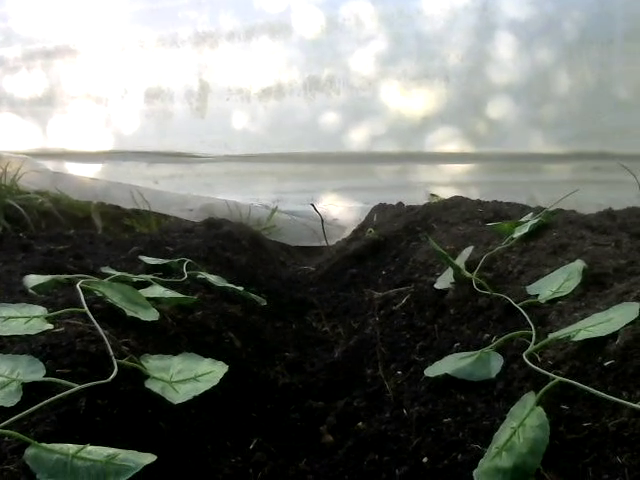
#> input picture IMG_TEST/frame432.png, 640 x 480 px
$ python watershed_HPF.py   (older library calls are emulated)
#> lines starting #> are read from the running program, lines starting #| are printed output that depends on the picture; after the words box and inside, x2 and y2 are one past the last pixel; in counts of white or black regions, pixels touching at a corner belong together
import matplotlib.pyplot as plt
import numpy as np
from skimage.morphology import disk
import cv2
import time

img=cv2.imread("./frame432.png")
#> img is the input picture: shape (480, 640, 3); mean B, G, R 101.9, 108, 104.4
r=cv2.equalizeHist(img[:,:,0])
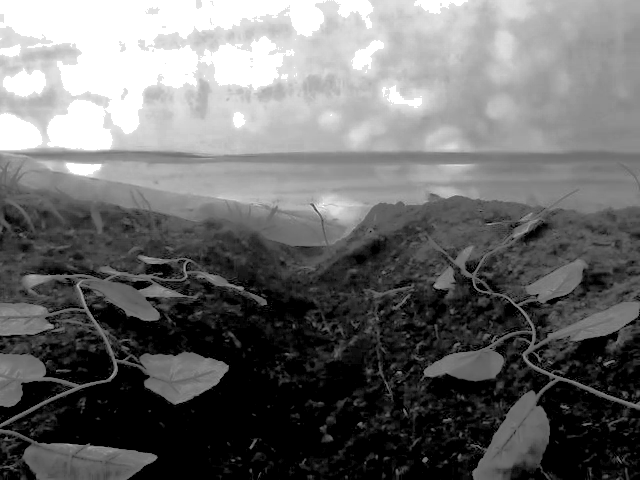
#> r: shape (480, 640); min 0, max 255, mean 107.6
g=cv2.equalizeHist(img[:,:,1])
b=cv2.equalizeHist(img[:,:,2])
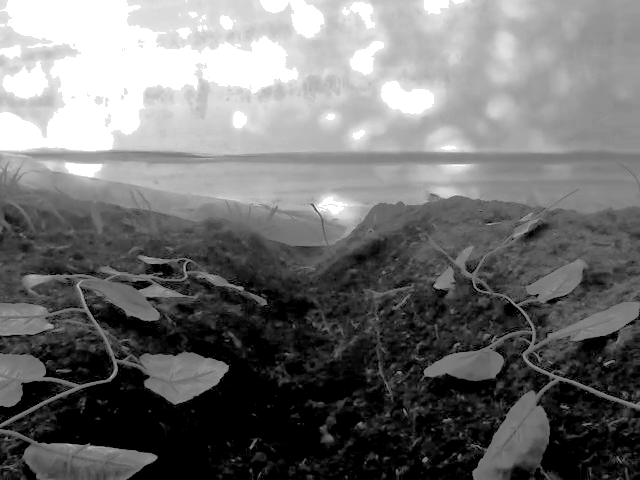
#> b: shape (480, 640); min 0, max 255, mean 113.3
kernel = disk(11)
kernel2 =disk(1)

# [11 lines of commented-out code are left out]


img=g

start = time.time()

hpf = cv2.adaptiveThreshold(img,255,cv2.ADAPTIVE_THRESH_GAUSSIAN_C,cv2.THRESH_BINARY_INV,61,30)
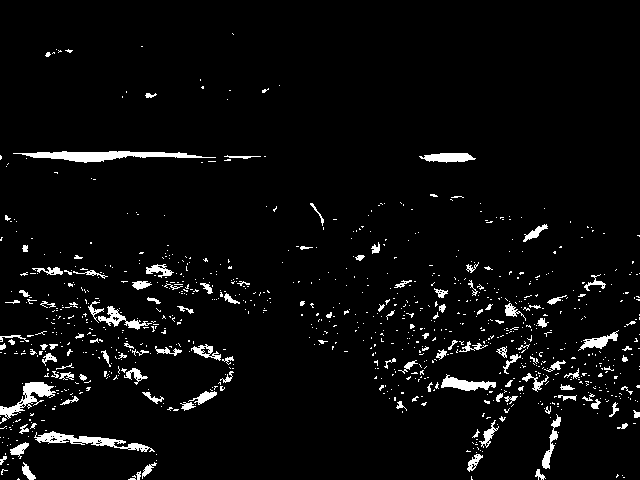
#> hpf: shape (480, 640); 4.3% white; 926 white regions (807 under 20 px), largest, box (x1, y1, x2, y2) and area: (13, 151, 216, 163) 1142, (34, 431, 155, 452) 781, (0, 382, 56, 419) 672
#hpf = cv2.adaptiveThreshold(hpf,255,cv2.ADAPTIVE_THRESH_GAUSSIAN_C,cv2.THRESH_BINARY_INV,61,30)

denoised = hpf#cv2.medianBlur(hpf,5)

# [6 lines of commented-out code are left out]

_,denoised = cv2.threshold(denoised,0,255,cv2.THRESH_BINARY+cv2.THRESH_OTSU)


markers = cv2.dilate(denoised,kernel,iterations = 1)
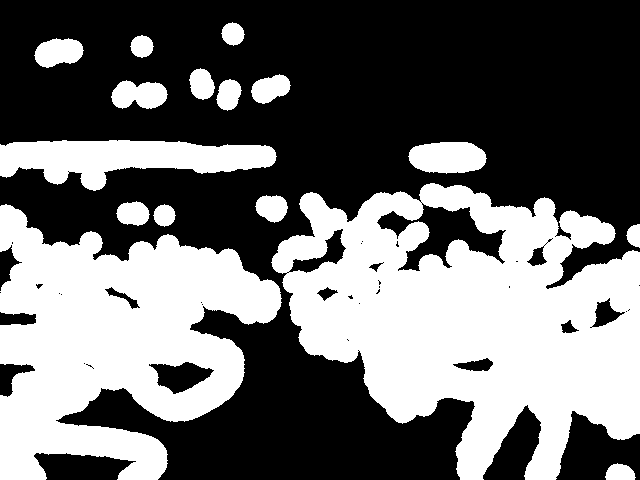
#> markers: shape (480, 640); 42.3% white; 16 white regions, largest, box (x1, y1, x2, y2) and area: (271, 183, 640, 480) 66392, (0, 204, 282, 480) 45772, (0, 140, 277, 191) 8288
markers = 255 - cv2.erode(markers,kernel2,iterations=1)
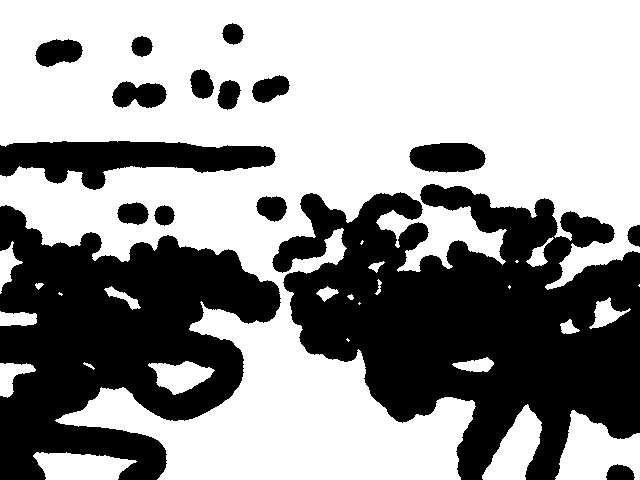
#> markers: shape (480, 640); 59.6% white; 16 black regions, largest, box (x1, y1, x2, y2) and area: (272, 184, 640, 480) 63832, (0, 205, 281, 480) 44148, (0, 141, 276, 190) 7685
ret, markers_ = cv2.connectedComponents(markers)
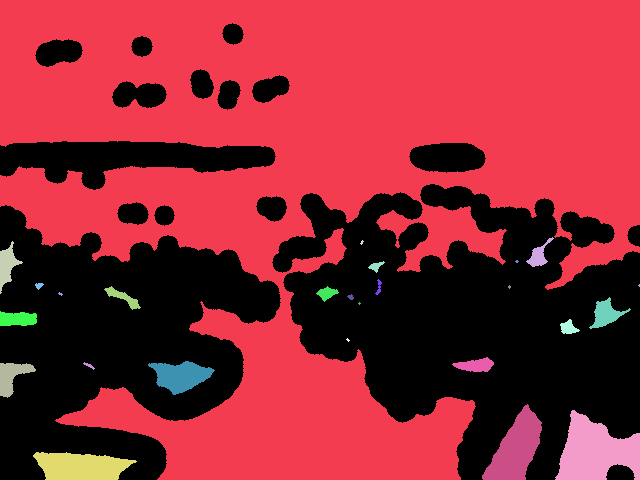
#> markers_: shape (480, 640) int32; 27 distinct labels, from 0 to 26; one colour per label, 0 black
#> ret = 27

# process the watershed
k=cv2.merge((img,img,img))
labels=cv2.watershed(k,markers_)
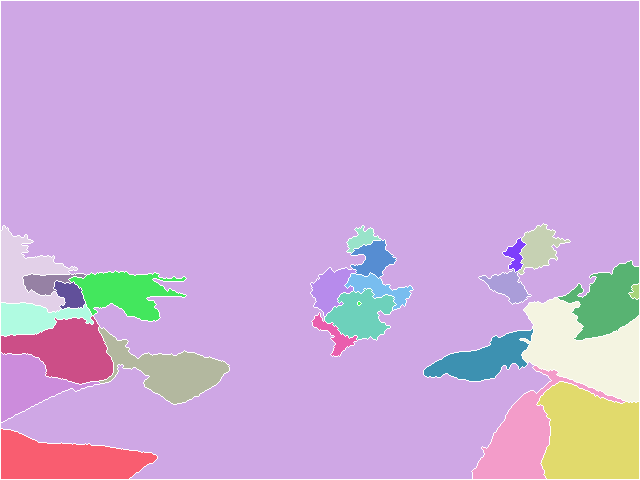
#> labels: shape (480, 640) int32; 27 distinct labels, from -1 to 26; one colour per label, 0 black, -1 white

end = time.time()
print((end-start))

# display results
fig, axes = plt.subplots(nrows=2, ncols=2, figsize=(8, 8),
                         sharex=True, sharey=True)
ax = axes.ravel()

ax[0].imshow(img, cmap=plt.cm.gray)
ax[0].set_title("Original")

ax[1].imshow(hpf, cmap=plt.cm.nipy_spectral)
ax[1].set_title("Image under HPF")

ax[2].imshow(markers, cmap=plt.cm.nipy_spectral)
ax[2].set_title("Markers")

ax[3].imshow(img, cmap=plt.cm.gray)
ax[3].imshow(labels, cmap=plt.cm.nipy_spectral, alpha=.5)
ax[3].set_title("Segmented")

for a in ax:
    a.axis('off')

fig.tight_layout()
plt.show()

metod='hpf'

"""
plt.imsave('./gradient_'+str(metod)+'.png',hpf,cmap=plt.cm.nipy_spectral)
plt.imsave('./markers_'+str(metod)+'.png',markers,cmap=plt.cm.nipy_spectral)
plt.imsave('./segmented_'+str(metod)+'.png',labels,cmap=plt.cm.nipy_spectral)
"""

$ run again, with IMG_TEST/c12.png copied over IMG_TEST/frame432.png
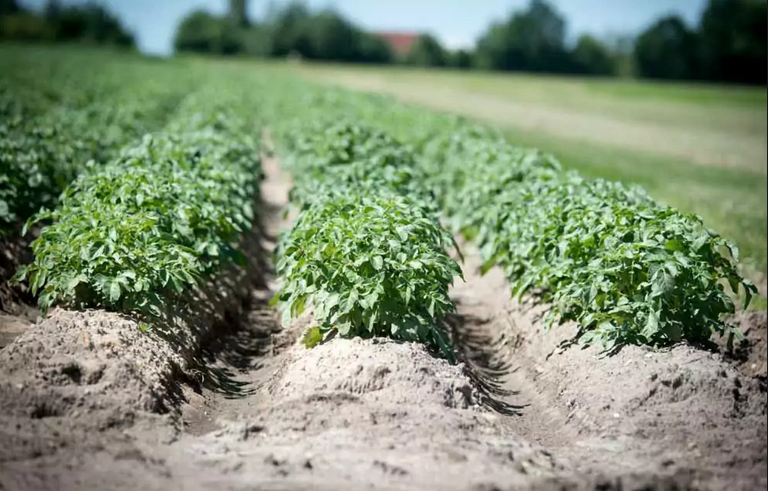
#> input picture IMG_TEST/c12.png, 768 x 491 px
#> img is the input picture: shape (491, 768, 3); mean B, G, R 114.5, 140.9, 125.8
#> hpf: shape (491, 768); 18.7% white; 1675 white regions (1212 under 20 px), largest, box (x1, y1, x2, y2) and area: (301, 252, 532, 417) 4265, (556, 288, 721, 360) 2492, (49, 278, 189, 355) 2361
#> `ret, markers_ = cv2.connectedComponents(markers)`:
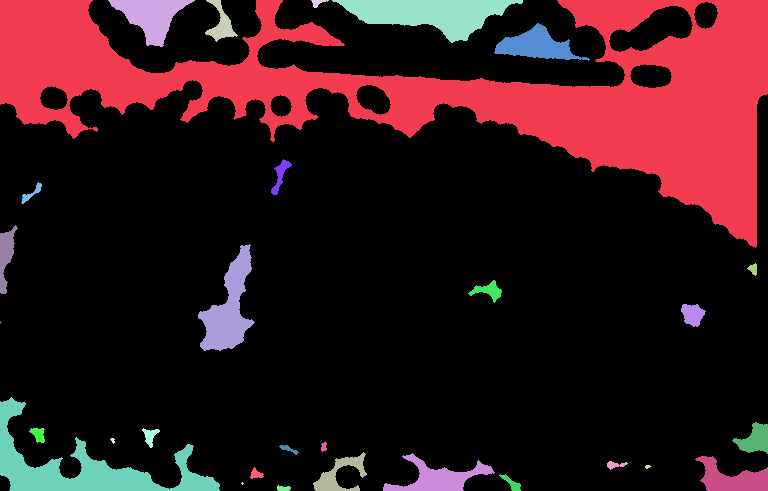
#> markers_: shape (491, 768) int32; 31 distinct labels, from 0 to 30; one colour per label, 0 black
#> ret = 31
#> `labels=cv2.watershed(k,markers_)`:
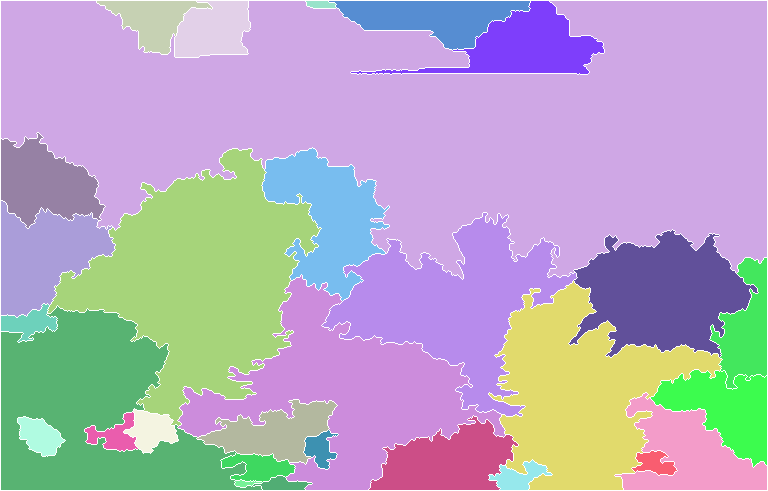
#> labels: shape (491, 768) int32; 31 distinct labels, from -1 to 30; one colour per label, 0 black, -1 white
